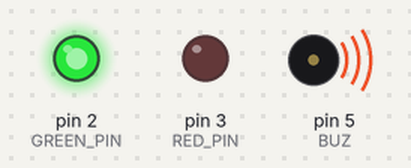
Bench run of a sketch on a simulated Arduino Uno, built with avr-gcc and run on an emulated ATmega328P. Parts: output pins drawn as LEDs (lit = HIGH), buzzer (waves = sounding).

Above: at 0.07 s.
At 0.6 s:
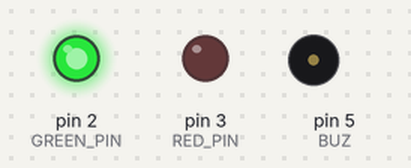
At 1.62 s:
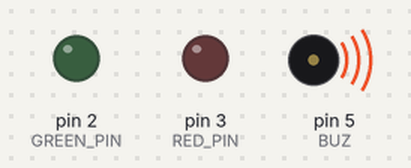
At 3.4 s:
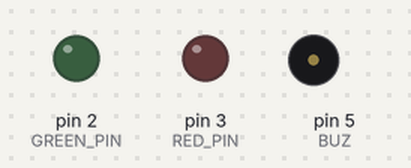
At 6.4 s:
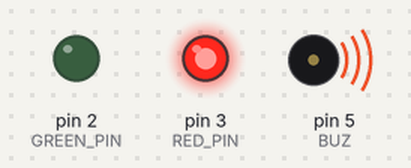
Timing chart, 0 to 8.1 s (numbered marks = the images above):
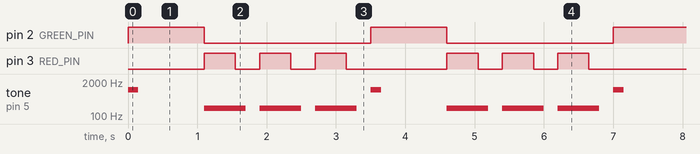

Measured:
- by itself, pin 2 (GREEN_PIN): alternates HIGH for 1.1 s and LOW for 2.4 s
- by itself, pin 3 (RED_PIN): repeats every 3.5 s: 2 × (LOW 0.35 s, HIGH 0.45 s), LOW 1.5 s, HIGH 0.45 s
- by itself, tone on pin 5 (BUZ): repeats every 3.5 s: silent 0.95 s, 3 × (200 Hz 0.60 s, silent 0.20 s), 1000 Hz 0.15 s

The sketch:

T3.ino
```cpp
const byte BUZ = 5;
const int notes[] = {262, 294, 330, 349, 392, 440, 494, 523};   // C4 to C5
int GREEN_PIN = 2;
int RED_PIN = 3;


void showGranted() {
  digitalWrite(GREEN_PIN, HIGH);
  beepGranted();
  delay(1000);
  digitalWrite(GREEN_PIN, LOW);

}

void showDenied() {
  for (int i = 0; i < 3; i++) {
    digitalWrite(RED_PIN, HIGH);
    beepDenied();
    delay(350);
    digitalWrite(RED_PIN, LOW);
    delay(350);
  }
}


void setup() {
  pinMode(GREEN_PIN, OUTPUT);
  pinMode(RED_PIN, OUTPUT);
}

void loop() {
  // for (byte i = 0; i < 8; i++) {
  //   tone(BUZ, notes[i], 200);
  //   delay(250);
  // }
  //delete this later cuz its not gonna get used anymore
  showGranted();
  showDenied();
}

void beepGranted() {
  tone(BUZ, 1000, 150);
  delay(100);
}

void beepDenied() {
  tone (BUZ, 200, 600);
  delay(100);
}
```
